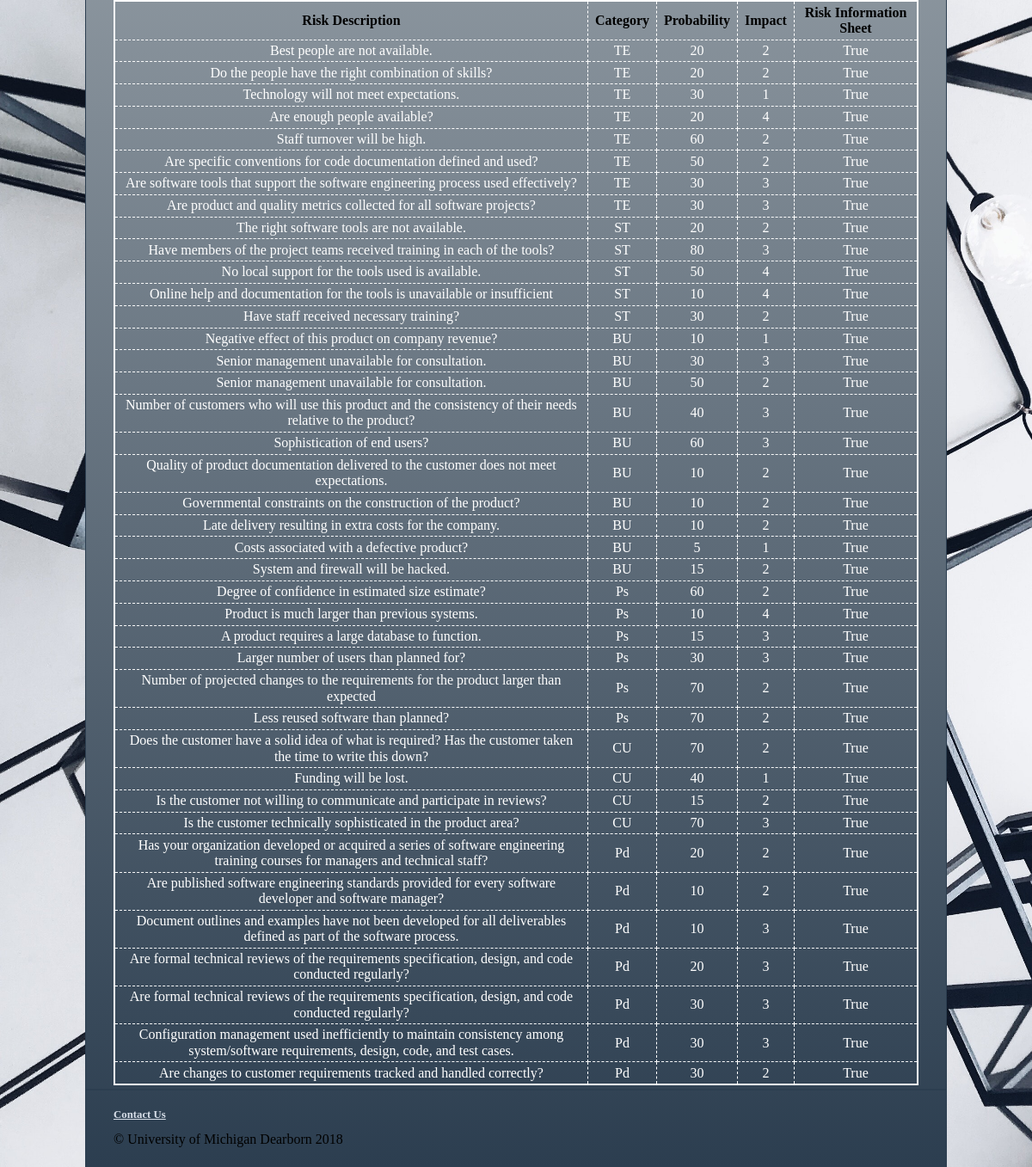
The app's page /riskTable/predefinedRisksTable/predefinedRisksTable.php (lower part), older data.
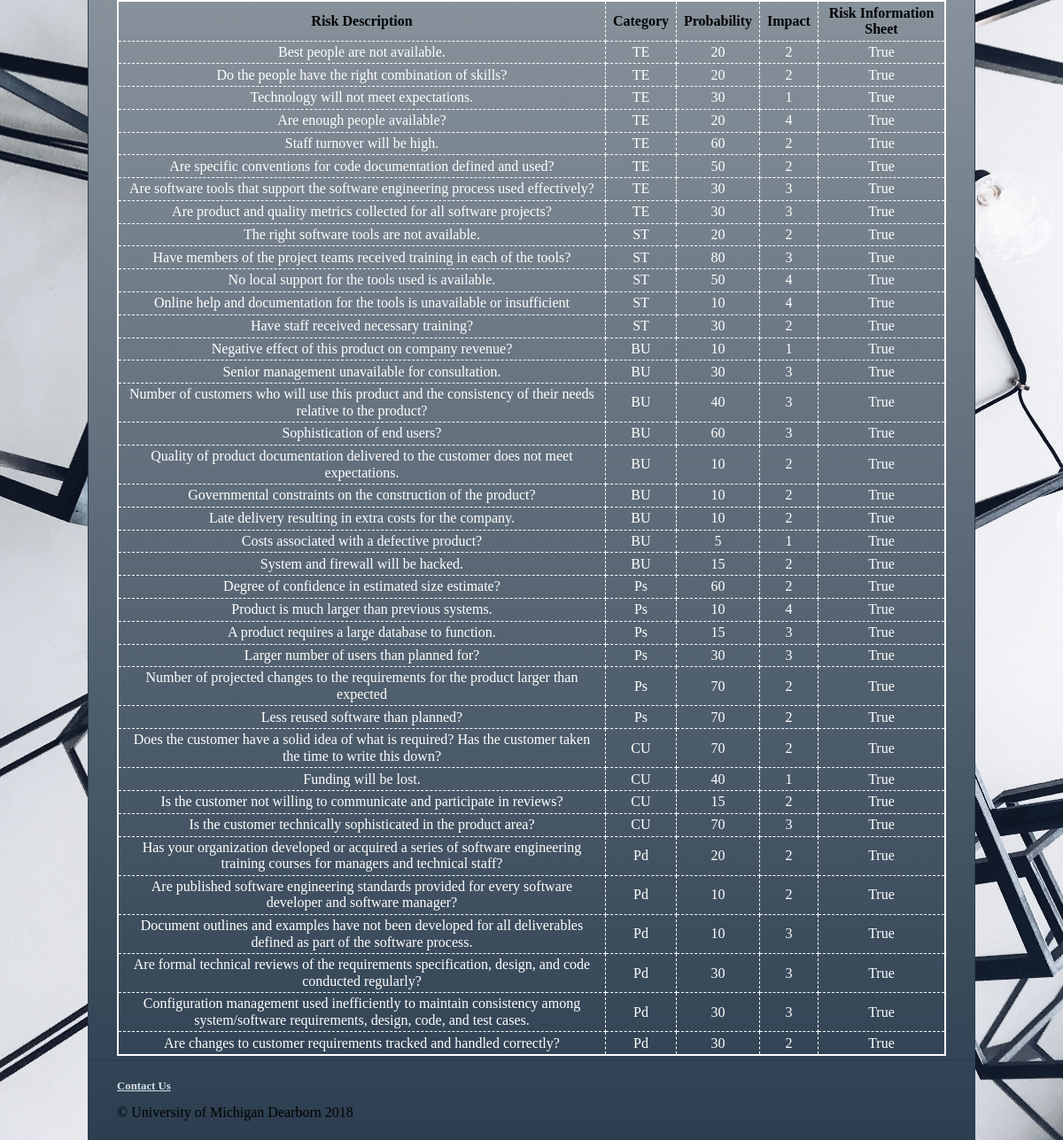
The same page, newer data.
### tables this page shows
CREATE TABLE risks (
    riskID int NOT NULL AUTO_INCREMENT,
    riskDescription varchar(500) NOT NULL UNIQUE,
    riskCategory varchar(2) NOT NULL,
    riskProbability INT NOT NULL,
    riskImpact int NOT NULL,
    riskInfoSheet varchar(3) NOT NULL,
    PRIMARY KEY (riskID)
);

### riskTable/predefinedRisksTable/predefinedRisksTable.php (the view, shortened to what this page needs)
<?php include '../view/header.php';?>
<?php require_once('../model/database.php');
try {
    $db = new PDO($dsn, $username, $password);
    $query = 'SELECT * FROM risks';
    $statement = $db->prepare($query);
    $statement->execute();
    $risks = $statement->fetchAll();
    $statement->closeCursor(); ?>
    <main>
      <br>
      <br>
      <table align="center">
          <th>Risk Description</th>
          <th>Category</th>
          <th>Probability</th>
          <th>Impact</th>
          <th>Risk Information Sheet</th>
        <?php foreach($risks as $risk){?>
        <tr>
            <td><?php echo $risk['riskDescription']; ?></td>
            <td><?php echo $risk['riskCategory']; ?></td>
            <td><?php echo $risk['riskProbability']; ?></td>
            <td><?php echo $risk['riskImpact']; ?></td>
            <td>
              <?php
                if($risk['riskInfoSheet'] == 0){
                  echo "False";
                }
                else {
                  echo "True";
                }
             ?>
            </td>
        </tr>
        <?php } ?>
      </table>
    </main>
<?php
} catch (PDOException $e) {
    $error_message = $e->getMessage();
    include('../errors/database_error.php');
    exit();
} ?>
</html>
<?php include '../view/footer.php'; ?>

### riskTable/view/header.php (shortened to what this page needs)
<!DOCTYPE html>
<html>
  <head>
      <link rel="stylesheet" type="text/css" href="/375_NEW/riskTable/normalize.css">
      <link rel="stylesheet" type="text/css" href="/375_NEW/riskTable/main.css">
  </head>
</html>

### riskTable/view/footer.php
<!DOCTYPE html>
<html>
  <footer>
    <p><a href="https://goo.gl/forms/p0lVXdB6ZQISwF0G2" target="_blank">Contact Us</a></p>
    </p>&copy; University of Michigan Dearborn 2018</p>
  </footer>
</html>

### riskTable/main.css (style rules this page uses)
html { background-color:#355664; background: url("Images/boxes.jpg"); background-size: cover; }
main { margin: auto; padding: .5em 2em .25em; }
footer { clear: both; margin: auto; padding: .5em 2em; border-top: 2px solid #2c3e50; }
footer p { text-align: left; font-size: 80%; margin: 1em 0; }
p { margin: .5em 0 .5em 0; padding: 0; }
a { color: #D7DEE8; font-weight: bold; }
table { border: 2px solid white; border-collapse: collapse; color:white; }
td { text-align: center; border: 1px dashed white; padding: .2em .5em .2em .5em; }
th { text-align: center; border: 1px dashed white; padding: .2em .5em .2em .5em; color:black; }

Row changes from the older to the newer data that the page shows:
removed risks: riskDescription "Senior management unavailable for consultation.", riskCategory "BU", riskProbability "50", riskImpact "2", riskInfoSheet "True"
removed risks: riskDescription "Are formal technical reviews of the requirements specification, design, and code conducted regularly?", riskCategory "Pd", riskProbability "20", riskImpact "3", riskInfoSheet "True"
